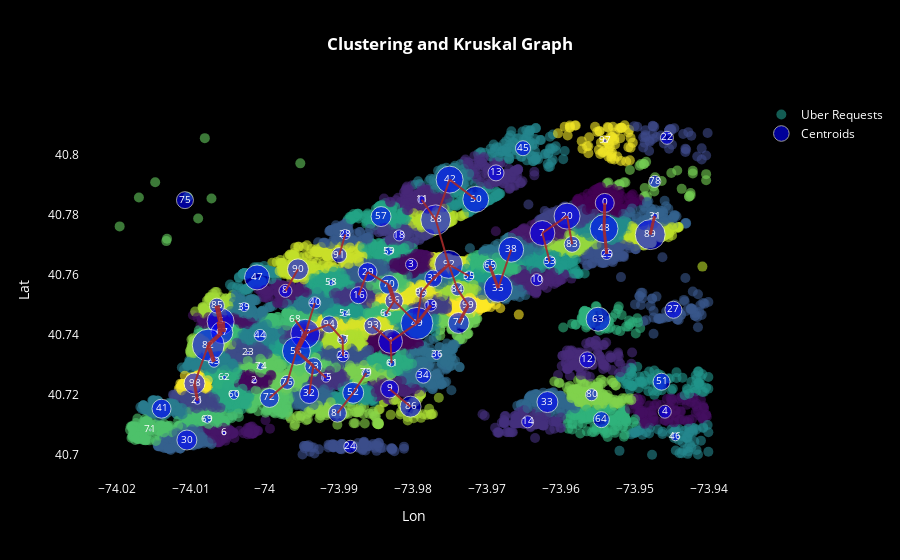

Notebook source saved alongside this figure:
### Markdown cell above
Finalmente, visualizamos los centros de los clusters indicando su importancia (por ejemplo incrementando su diámetro o cambiar su color en función del número de puntos que contiene) y sus enlaces indicando también su importancia (mediante su grosor o transparencia) producidos por la salida de Kruskal.

### Code cell
import plotly.graph_objects as go

# Crear un diccionario de etiquetas y centroides
labels_num = {str(int(v[0])): (v[1], v[2]) for k, v in data_grafo.iterrows()}

# Crear el scatter plot para los datos y los clusters
fig = go.Figure()

# Añadir los datos
fig.add_trace(go.Scatter(
    x=X.iloc[:, 0],
    y=X.iloc[:, 1],
    mode='markers',
    marker=dict(
        size=10,
        color=kmeans.labels_,
        colorscale='Viridis',
        opacity=0.6
    ),
    name='Uber Requests'
))

# Añadir los centroides
fig.add_trace(go.Scatter(
    x=kmeans.cluster_centers_[:, 0],
    y=kmeans.cluster_centers_[:, 1],
    mode='markers',
    marker=dict(
        size=np.array(0.1 * data_grafo['num_points']).astype(int),
        color='blue',
        opacity=0.6
    ),
    name='Centroids'
))

# Añadir las etiquetas de los centroides
for k in labels_num:
    fig.add_trace(go.Scatter(
        x=[labels_num[k][0]],
        y=[labels_num[k][1]],
        mode='text',
        text=k,
        textposition='middle center',
        textfont=dict(
            size=10,
            color='white'
        ),
        showlegend=False
    ))

# Añadir las líneas del grafo
for k, v in data_kruskal.iterrows():
    p1 = labels_num[str(int(v[0]))]
    p2 = labels_num[str(int(v[1]))]
    fig.add_trace(go.Scatter(
        x=[p1[0], p2[0]],
        y=[p1[1], p2[1]],
        mode='lines',
        line=dict(
            color='brown',
            width=int(abs(v[2] / 500))
        ),
        opacity=0.9,
        showlegend=False
    ))

# Configurar el layout del gráfico
fig.update_layout(
    title='<b>Clustering and Kruskal Graph</b>',
    title_x=0.5,
    xaxis_title='Lon',
    yaxis_title='Lat',
    plot_bgcolor='black',
    paper_bgcolor='black',
    font=dict(color='white'),
    xaxis=dict(showgrid=False),
    yaxis=dict(showgrid=False)
)

# Mostrar el gráfico
fig.show()

### Figure 1 — Plotly figure (JSON) as saved in the notebook; plotly's stock layout.template omitted (floating-point values rounded to 4 significant figures; data arrays with more than 128 entries replaced by an {"elided": "..."} marker saying what was removed)
{"data": [{"marker": {"color": {"elided": "16012 int values"}, "colorscale": [[0, "#440154"], [0.1111, "#482878"], [0.2222, "#3e4989"], [0.3333, "#31688e"], [0.4444, "#26828e"], [0.5556, "#1f9e89"], [0.6667, "#35b779"], [0.7778, "#6ece58"], [0.8889, "#b5de2b"], [1, "#fde725"]], "opacity": 0.6, "size": 10}, "mode": "markers", "name": "Uber Requests", "type": "scatter", "x": {"elided": "16012 float values"}, "y": {"elided": "16012 float values"}}, {"marker": {"color": "blue", "opacity": 0.6, "size": [19, 24, 5, 12, 13, 27, 4, 25, 13, 18, 12, 8, 16, 16, 12, 9, 17, 29, 11, 12, 26, 7, 13, 3, 13, 11, 12, 17, 10, 19, 20, 6, 19, 21, 15, 28, 9, 17, 25, 9, 12, 19, 27, 11, 12, 15, 8, 25, 28, 32, 26, 17, 21, 12, 6, 10, 28, 20, 6, 8, 9, 7, 4, 24, 16, 13, 6, 22, 0, 8, 19, 2, 19, 17, 7, 17, 14, 21, 12, 9, 12, 18, 32, 16, 13, 15, 21, 10, 30, 30, 21, 15, 28, 17, 17, 11, 18, 4, 21, 17]}, "mode": "markers", "name": "Centroids", "type": "scatter", "x": [-73.95, -73.98, -74.0, -73.98, -73.95, -74.01, -74.01, -73.96, -74.0, -73.98, -73.96, -73.98, -73.96, -73.97, -73.96, -73.99, -73.99, -73.99, -73.98, -73.98, -73.96, -74.01, -73.95, -74.0, -73.99, -73.95, -73.99, -73.94, -73.99, -73.99, -74.01, -73.95, -73.99, -73.96, -73.98, -73.97, -73.98, -73.98, -73.97, -74.0, -73.99, -74.01, -73.98, -74.01, -74.0, -73.97, -73.94, -74.0, -73.95, -73.98, -73.97, -73.95, -73.99, -73.96, -73.99, -73.97, -74.0, -73.98, -73.99, -73.98, -74.0, -73.98, -74.01, -73.95, -73.95, -73.97, -73.98, -74.01, -74.0, -74.01, -73.98, -74.02, -74.0, -73.99, -74.0, -74.01, -74.0, -73.97, -73.95, -73.99, -73.96, -73.99, -74.01, -73.96, -73.97, -74.01, -73.98, -73.99, -73.98, -73.95, -74.0, -73.99, -73.98, -73.99, -73.99, -73.98, -73.98, -73.95, -74.01, -73.97], "y": [40.78, 40.74, 40.72, 40.76, 40.71, 40.74, 40.71, 40.77, 40.75, 40.72, 40.76, 40.79, 40.73, 40.79, 40.71, 40.73, 40.75, 40.74, 40.77, 40.75, 40.78, 40.72, 40.81, 40.73, 40.7, 40.77, 40.73, 40.75, 40.77, 40.76, 40.71, 40.78, 40.72, 40.72, 40.73, 40.76, 40.73, 40.76, 40.77, 40.75, 40.75, 40.72, 40.79, 40.73, 40.74, 40.8, 40.71, 40.76, 40.78, 40.74, 40.79, 40.72, 40.72, 40.76, 40.75, 40.76, 40.73, 40.78, 40.76, 40.77, 40.72, 40.73, 40.73, 40.75, 40.71, 40.76, 40.75, 40.74, 40.75, 40.71, 40.76, 40.71, 40.72, 40.73, 40.73, 40.78, 40.72, 40.74, 40.79, 40.73, 40.72, 40.71, 40.74, 40.77, 40.76, 40.75, 40.72, 40.74, 40.78, 40.77, 40.76, 40.77, 40.76, 40.74, 40.74, 40.75, 40.75, 40.8, 40.72, 40.75]}, {"mode": "text", "showlegend": false, "text": "0", "textfont": {"color": "white", "size": 10}, "textposition": "middle center", "type": "scatter", "x": [-73.95], "y": [40.78]}, {"mode": "text", "showlegend": false, "text": "1", "textfont": {"color": "white", "size": 10}, "textposition": "middle center", "type": "scatter", "x": [-73.98], "y": [40.74]}, {"mode": "text", "showlegend": false, "text": "2", "textfont": {"color": "white", "size": 10}, "textposition": "middle center", "type": "scatter", "x": [-74.0], "y": [40.72]}, {"mode": "text", "showlegend": false, "text": "3", "textfont": {"color": "white", "size": 10}, "textposition": "middle center", "type": "scatter", "x": [-73.98], "y": [40.76]}, {"mode": "text", "showlegend": false, "text": "4", "textfont": {"color": "white", "size": 10}, "textposition": "middle center", "type": "scatter", "x": [-73.95], "y": [40.71]}, {"mode": "text", "showlegend": false, "text": "5", "textfont": {"color": "white", "size": 10}, "textposition": "middle center", "type": "scatter", "x": [-74.01], "y": [40.74]}, {"mode": "text", "showlegend": false, "text": "6", "textfont": {"color": "white", "size": 10}, "textposition": "middle center", "type": "scatter", "x": [-74.01], "y": [40.71]}, {"mode": "text", "showlegend": false, "text": "7", "textfont": {"color": "white", "size": 10}, "textposition": "middle center", "type": "scatter", "x": [-73.96], "y": [40.77]}, {"mode": "text", "showlegend": false, "text": "8", "textfont": {"color": "white", "size": 10}, "textposition": "middle center", "type": "scatter", "x": [-74.0], "y": [40.75]}, {"mode": "text", "showlegend": false, "text": "9", "textfont": {"color": "white", "size": 10}, "textposition": "middle center", "type": "scatter", "x": [-73.98], "y": [40.72]}, {"mode": "text", "showlegend": false, "text": "10", "textfont": {"color": "white", "size": 10}, "textposition": "middle center", "type": "scatter", "x": [-73.96], "y": [40.76]}, {"mode": "text", "showlegend": false, "text": "11", "textfont": {"color": "white", "size": 10}, "textposition": "middle center", "type": "scatter", "x": [-73.98], "y": [40.79]}, {"mode": "text", "showlegend": false, "text": "12", "textfont": {"color": "white", "size": 10}, "textposition": "middle center", "type": "scatter", "x": [-73.96], "y": [40.73]}, {"mode": "text", "showlegend": false, "text": "13", "textfont": {"color": "white", "size": 10}, "textposition": "middle center", "type": "scatter", "x": [-73.97], "y": [40.79]}, {"mode": "text", "showlegend": false, "text": "14", "textfont": {"color": "white", "size": 10}, "textposition": "middle center", "type": "scatter", "x": [-73.96], "y": [40.71]}, {"mode": "text", "showlegend": false, "text": "15", "textfont": {"color": "white", "size": 10}, "textposition": "middle center", "type": "scatter", "x": [-73.99], "y": [40.73]}, {"mode": "text", "showlegend": false, "text": "16", "textfont": {"color": "white", "size": 10}, "textposition": "middle center", "type": "scatter", "x": [-73.99], "y": [40.75]}, {"mode": "text", "showlegend": false, "text": "17", "textfont": {"color": "white", "size": 10}, "textposition": "middle center", "type": "scatter", "x": [-73.99], "y": [40.74]}, {"mode": "text", "showlegend": false, "text": "18", "textfont": {"color": "white", "size": 10}, "textposition": "middle center", "type": "scatter", "x": [-73.98], "y": [40.77]}, {"mode": "text", "showlegend": false, "text": "19", "textfont": {"color": "white", "size": 10}, "textposition": "middle center", "type": "scatter", "x": [-73.98], "y": [40.75]}, {"mode": "text", "showlegend": false, "text": "20", "textfont": {"color": "white", "size": 10}, "textposition": "middle center", "type": "scatter", "x": [-73.96], "y": [40.78]}, {"mode": "text", "showlegend": false, "text": "21", "textfont": {"color": "white", "size": 10}, "textposition": "middle center", "type": "scatter", "x": [-74.01], "y": [40.72]}, {"mode": "text", "showlegend": false, "text": "22", "textfont": {"color": "white", "size": 10}, "textposition": "middle center", "type": "scatter", "x": [-73.95], "y": [40.81]}, {"mode": "text", "showlegend": false, "text": "23", "textfont": {"color": "white", "size": 10}, "textposition": "middle center", "type": "scatter", "x": [-74.0], "y": [40.73]}, {"mode": "text", "showlegend": false, "text": "24", "textfont": {"color": "white", "size": 10}, "textposition": "middle center", "type": "scatter", "x": [-73.99], "y": [40.7]}, {"mode": "text", "showlegend": false, "text": "25", "textfont": {"color": "white", "size": 10}, "textposition": "middle center", "type": "scatter", "x": [-73.95], "y": [40.77]}, {"mode": "text", "showlegend": false, "text": "26", "textfont": {"color": "white", "size": 10}, "textposition": "middle center", "type": "scatter", "x": [-73.99], "y": [40.73]}, {"mode": "text", "showlegend": false, "text": "27", "textfont": {"color": "white", "size": 10}, "textposition": "middle center", "type": "scatter", "x": [-73.94], "y": [40.75]}, {"mode": "text", "showlegend": false, "text": "28", "textfont": {"color": "white", "size": 10}, "textposition": "middle center", "type": "scatter", "x": [-73.99], "y": [40.77]}, {"mode": "text", "showlegend": false, "text": "29", "textfont": {"color": "white", "size": 10}, "textposition": "middle center", "type": "scatter", "x": [-73.99], "y": [40.76]}, {"mode": "text", "showlegend": false, "text": "30", "textfont": {"color": "white", "size": 10}, "textposition": "middle center", "type": "scatter", "x": [-74.01], "y": [40.71]}, {"mode": "text", "showlegend": false, "text": "31", "textfont": {"color": "white", "size": 10}, "textposition": "middle center", "type": "scatter", "x": [-73.95], "y": [40.78]}, {"mode": "text", "showlegend": false, "text": "32", "textfont": {"color": "white", "size": 10}, "textposition": "middle center", "type": "scatter", "x": [-73.99], "y": [40.72]}, {"mode": "text", "showlegend": false, "text": "33", "textfont": {"color": "white", "size": 10}, "textposition": "middle center", "type": "scatter", "x": [-73.96], "y": [40.72]}, {"mode": "text", "showlegend": false, "text": "34", "textfont": {"color": "white", "size": 10}, "textposition": "middle center", "type": "scatter", "x": [-73.98], "y": [40.73]}, {"mode": "text", "showlegend": false, "text": "35", "textfont": {"color": "white", "size": 10}, "textposition": "middle center", "type": "scatter", "x": [-73.97], "y": [40.76]}, {"mode": "text", "showlegend": false, "text": "36", "textfont": {"color": "white", "size": 10}, "textposition": "middle center", "type": "scatter", "x": [-73.98], "y": [40.73]}, {"mode": "text", "showlegend": false, "text": "37", "textfont": {"color": "white", "size": 10}, "textposition": "middle center", "type": "scatter", "x": [-73.98], "y": [40.76]}, {"mode": "text", "showlegend": false, "text": "38", "textfont": {"color": "white", "size": 10}, "textposition": "middle center", "type": "scatter", "x": [-73.97], "y": [40.77]}, {"mode": "text", "showlegend": false, "text": "39", "textfont": {"color": "white", "size": 10}, "textposition": "middle center", "type": "scatter", "x": [-74.0], "y": [40.75]}, {"mode": "text", "showlegend": false, "text": "40", "textfont": {"color": "white", "size": 10}, "textposition": "middle center", "type": "scatter", "x": [-73.99], "y": [40.75]}, {"mode": "text", "showlegend": false, "text": "41", "textfont": {"color": "white", "size": 10}, "textposition": "middle center", "type": "scatter", "x": [-74.01], "y": [40.72]}, {"mode": "text", "showlegend": false, "text": "42", "textfont": {"color": "white", "size": 10}, "textposition": "middle center", "type": "scatter", "x": [-73.98], "y": [40.79]}, {"mode": "text", "showlegend": false, "text": "43", "textfont": {"color": "white", "size": 10}, "textposition": "middle center", "type": "scatter", "x": [-74.01], "y": [40.73]}, {"mode": "text", "showlegend": false, "text": "44", "textfont": {"color": "white", "size": 10}, "textposition": "middle center", "type": "scatter", "x": [-74.0], "y": [40.74]}, {"mode": "text", "showlegend": false, "text": "45", "textfont": {"color": "white", "size": 10}, "textposition": "middle center", "type": "scatter", "x": [-73.97], "y": [40.8]}, {"mode": "text", "showlegend": false, "text": "46", "textfont": {"color": "white", "size": 10}, "textposition": "middle center", "type": "scatter", "x": [-73.94], "y": [40.71]}, {"mode": "text", "showlegend": false, "text": "47", "textfont": {"color": "white", "size": 10}, "textposition": "middle center", "type": "scatter", "x": [-74.0], "y": [40.76]}, {"mode": "text", "showlegend": false, "text": "48", "textfont": {"color": "white", "size": 10}, "textposition": "middle center", "type": "scatter", "x": [-73.95], "y": [40.78]}, {"mode": "text", "showlegend": false, "text": "49", "textfont": {"color": "white", "size": 10}, "textposition": "middle center", "type": "scatter", "x": [-73.98], "y": [40.74]}, {"mode": "text", "showlegend": false, "text": "50", "textfont": {"color": "white", "size": 10}, "textposition": "middle center", "type": "scatter", "x": [-73.97], "y": [40.79]}, {"mode": "text", "showlegend": false, "text": "51", "textfont": {"color": "white", "size": 10}, "textposition": "middle center", "type": "scatter", "x": [-73.95], "y": [40.72]}, {"mode": "text", "showlegend": false, "text": "52", "textfont": {"color": "white", "size": 10}, "textposition": "middle center", "type": "scatter", "x": [-73.99], "y": [40.72]}, {"mode": "text", "showlegend": false, "text": "53", "textfont": {"color": "white", "size": 10}, "textposition": "middle center", "type": "scatter", "x": [-73.96], "y": [40.76]}, {"mode": "text", "showlegend": false, "text": "54", "textfont": {"color": "white", "size": 10}, "textposition": "middle center", "type": "scatter", "x": [-73.99], "y": [40.75]}, {"mode": "text", "showlegend": false, "text": "55", "textfont": {"color": "white", "size": 10}, "textposition": "middle center", "type": "scatter", "x": [-73.97], "y": [40.76]}, {"mode": "text", "showlegend": false, "text": "56", "textfont": {"color": "white", "size": 10}, "textposition": "middle center", "type": "scatter", "x": [-74.0], "y": [40.73]}, {"mode": "text", "showlegend": false, "text": "57", "textfont": {"color": "white", "size": 10}, "textposition": "middle center", "type": "scatter", "x": [-73.98], "y": [40.78]}, {"mode": "text", "showlegend": false, "text": "58", "textfont": {"color": "white", "size": 10}, "textposition": "middle center", "type": "scatter", "x": [-73.99], "y": [40.76]}, {"mode": "text", "showlegend": false, "text": "59", "textfont": {"color": "white", "size": 10}, "textposition": "middle center", "type": "scatter", "x": [-73.98], "y": [40.77]}, {"mode": "text", "showlegend": false, "text": "60", "textfont": {"color": "white", "size": 10}, "textposition": "middle center", "type": "scatter", "x": [-74.0], "y": [40.72]}, {"mode": "text", "showlegend": false, "text": "61", "textfont": {"color": "white", "size": 10}, "textposition": "middle center", "type": "scatter", "x": [-73.98], "y": [40.73]}, {"mode": "text", "showlegend": false, "text": "62", "textfont": {"color": "white", "size": 10}, "textposition": "middle center", "type": "scatter", "x": [-74.01], "y": [40.73]}, {"mode": "text", "showlegend": false, "text": "63", "textfont": {"color": "white", "size": 10}, "textposition": "middle center", "type": "scatter", "x": [-73.95], "y": [40.75]}, {"mode": "text", "showlegend": false, "text": "64", "textfont": {"color": "white", "size": 10}, "textposition": "middle center", "type": "scatter", "x": [-73.95], "y": [40.71]}, {"mode": "text", "showlegend": false, "text": "65", "textfont": {"color": "white", "size": 10}, "textposition": "middle center", "type": "scatter", "x": [-73.97], "y": [40.76]}, {"mode": "text", "showlegend": false, "text": "66", "textfont": {"color": "white", "size": 10}, "textposition": "middle center", "type": "scatter", "x": [-73.98], "y": [40.75]}, {"mode": "text", "showlegend": false, "text": "67", "textfont": {"color": "white", "size": 10}, "textposition": "middle center", "type": "scatter", "x": [-74.01], "y": [40.74]}, {"mode": "text", "showlegend": false, "text": "68", "textfont": {"color": "white", "size": 10}, "textposition": "middle center", "type": "scatter", "x": [-74.0], "y": [40.75]}, {"mode": "text", "showlegend": false, "text": "69", "textfont": {"color": "white", "size": 10}, "textposition": "middle center", "type": "scatter", "x": [-74.01], "y": [40.71]}, {"mode": "text", "showlegend": false, "text": "70", "textfont": {"color": "white", "size": 10}, "textposition": "middle center", "type": "scatter", "x": [-73.98], "y": [40.76]}, {"mode": "text", "showlegend": false, "text": "71", "textfont": {"color": "white", "size": 10}, "textposition": "middle center", "type": "scatter", "x": [-74.02], "y": [40.71]}, {"mode": "text", "showlegend": false, "text": "72", "textfont": {"color": "white", "size": 10}, "textposition": "middle center", "type": "scatter", "x": [-74.0], "y": [40.72]}, {"mode": "text", "showlegend": false, "text": "73", "textfont": {"color": "white", "size": 10}, "textposition": "middle center", "type": "scatter", "x": [-73.99], "y": [40.73]}, {"mode": "text", "showlegend": false, "text": "74", "textfont": {"color": "white", "size": 10}, "textposition": "middle center", "type": "scatter", "x": [-74.0], "y": [40.73]}, {"mode": "text", "showlegend": false, "text": "75", "textfont": {"color": "white", "size": 10}, "textposition": "middle center", "type": "scatter", "x": [-74.01], "y": [40.78]}, {"mode": "text", "showlegend": false, "text": "76", "textfont": {"color": "white", "size": 10}, "textposition": "middle center", "type": "scatter", "x": [-74.0], "y": [40.72]}, {"mode": "text", "showlegend": false, "text": "77", "textfont": {"color": "white", "size": 10}, "textposition": "middle center", "type": "scatter", "x": [-73.97], "y": [40.74]}, {"mode": "text", "showlegend": false, "text": "78", "textfont": {"color": "white", "size": 10}, "textposition": "middle center", "type": "scatter", "x": [-73.95], "y": [40.79]}, {"mode": "text", "showlegend": false, "text": "79", "textfont": {"color": "white", "size": 10}, "textposition": "middle center", "type": "scatter", "x": [-73.99], "y": [40.73]}, {"mode": "text", "showlegend": false, "text": "80", "textfont": {"color": "white", "size": 10}, "textposition": "middle center", "type": "scatter", "x": [-73.96], "y": [40.72]}, {"mode": "text", "showlegend": false, "text": "81", "textfont": {"color": "white", "size": 10}, "textposition": "middle center", "type": "scatter", "x": [-73.99], "y": [40.71]}, {"mode": "text", "showlegend": false, "text": "82", "textfont": {"color": "white", "size": 10}, "textposition": "middle center", "type": "scatter", "x": [-74.01], "y": [40.74]}, {"mode": "text", "showlegend": false, "text": "83", "textfont": {"color": "white", "size": 10}, "textposition": "middle center", "type": "scatter", "x": [-73.96], "y": [40.77]}, {"mode": "text", "showlegend": false, "text": "84", "textfont": {"color": "white", "size": 10}, "textposition": "middle center", "type": "scatter", "x": [-73.97], "y": [40.76]}, {"mode": "text", "showlegend": false, "text": "85", "textfont": {"color": "white", "size": 10}, "textposition": "middle center", "type": "scatter", "x": [-74.01], "y": [40.75]}, {"mode": "text", "showlegend": false, "text": "86", "textfont": {"color": "white", "size": 10}, "textposition": "middle center", "type": "scatter", "x": [-73.98], "y": [40.72]}, {"mode": "text", "showlegend": false, "text": "87", "textfont": {"color": "white", "size": 10}, "textposition": "middle center", "type": "scatter", "x": [-73.99], "y": [40.74]}, {"mode": "text", "showlegend": false, "text": "88", "textfont": {"color": "white", "size": 10}, "textposition": "middle center", "type": "scatter", "x": [-73.98], "y": [40.78]}, {"mode": "text", "showlegend": false, "text": "89", "textfont": {"color": "white", "size": 10}, "textposition": "middle center", "type": "scatter", "x": [-73.95], "y": [40.77]}, {"mode": "text", "showlegend": false, "text": "90", "textfont": {"color": "white", "size": 10}, "textposition": "middle center", "type": "scatter", "x": [-74.0], "y": [40.76]}, {"mode": "text", "showlegend": false, "text": "91", "textfont": {"color": "white", "size": 10}, "textposition": "middle center", "type": "scatter", "x": [-73.99], "y": [40.77]}, {"mode": "text", "showlegend": false, "text": "92", "textfont": {"color": "white", "size": 10}, "textposition": "middle center", "type": "scatter", "x": [-73.98], "y": [40.76]}, {"mode": "text", "showlegend": false, "text": "93", "textfont": {"color": "white", "size": 10}, "textposition": "middle center", "type": "scatter", "x": [-73.99], "y": [40.74]}, {"mode": "text", "showlegend": false, "text": "94", "textfont": {"color": "white", "size": 10}, "textposition": "middle center", "type": "scatter", "x": [-73.99], "y": [40.74]}, {"mode": "text", "showlegend": false, "text": "95", "textfont": {"color": "white", "size": 10}, "textposition": "middle center", "type": "scatter", "x": [-73.98], "y": [40.75]}, {"mode": "text", "showlegend": false, "text": "96", "textfont": {"color": "white", "size": 10}, "textposition": "middle center", "type": "scatter", "x": [-73.98], "y": [40.75]}, {"mode": "text", "showlegend": false, "text": "97", "textfont": {"color": "white", "size": 10}, "textposition": "middle center", "type": "scatter", "x": [-73.95], "y": [40.8]}, {"mode": "text", "showlegend": false, "text": "98", "textfont": {"color": "white", "size": 10}, "textposition": "middle center", "type": "scatter", "x": [-74.01], "y": [40.72]}, {"mode": "text", "showlegend": false, "text": "99", "textfont": {"color": "white", "size": 10}, "textposition": "middle center", "type": "scatter", "x": [-73.97], "y": [40.75]}, {"line": {"color": "brown", "width": 8}, "mode": "lines", "opacity": 0.9, "showlegend": false, "type": "scatter", "x": [-74.01, -74.01], "y": [40.74, 40.74]}, {"line": {"color": "brown", "width": 5}, "mode": "lines", "opacity": 0.9, "showlegend": false, "type": "scatter", "x": [-73.99, -74.0], "y": [40.74, 40.73]}, {"line": {"color": "brown", "width": 5}, "mode": "lines", "opacity": 0.9, "showlegend": false, "type": "scatter", "x": [-74.01, -74.01], "y": [40.74, 40.75]}, {"line": {"color": "brown", "width": 4}, "mode": "lines", "opacity": 0.9, "showlegend": false, "type": "scatter", "x": [-74.01, -74.01], "y": [40.73, 40.74]}, {"line": {"color": "brown", "width": 4}, "mode": "lines", "opacity": 0.9, "showlegend": false, "type": "scatter", "x": [-74.01, -74.01], "y": [40.74, 40.74]}, {"line": {"color": "brown", "width": 4}, "mode": "lines", "opacity": 0.9, "showlegend": false, "type": "scatter", "x": [-73.98, -73.98], "y": [40.76, 40.75]}, {"line": {"color": "brown", "width": 3}, "mode": "lines", "opacity": 0.9, "showlegend": false, "type": "scatter", "x": [-73.95, -73.95], "y": [40.78, 40.78]}, {"line": {"color": "brown", "width": 3}, "mode": "lines", "opacity": 0.9, "showlegend": false, "type": "scatter", "x": [-73.95, -73.95], "y": [40.78, 40.77]}, {"line": {"color": "brown", "width": 3}, "mode": "lines", "opacity": 0.9, "showlegend": false, "type": "scatter", "x": [-73.97, -73.97], "y": [40.74, 40.75]}, {"line": {"color": "brown", "width": 3}, "mode": "lines", "opacity": 0.9, "showlegend": false, "type": "scatter", "x": [-73.98, -73.98], "y": [40.76, 40.76]}, {"line": {"color": "brown", "width": 3}, "mode": "lines", "opacity": 0.9, "showlegend": false, "type": "scatter", "x": [-73.98, -73.98], "y": [40.75, 40.74]}, {"line": {"color": "brown", "width": 3}, "mode": "lines", "opacity": 0.9, "showlegend": false, "type": "scatter", "x": [-73.97, -73.97], "y": [40.76, 40.76]}, {"line": {"color": "brown", "width": 3}, "mode": "lines", "opacity": 0.9, "showlegend": false, "type": "scatter", "x": [-74.01, -74.01], "y": [40.72, 40.72]}, {"line": {"color": "brown", "width": 3}, "mode": "lines", "opacity": 0.9, "showlegend": false, "type": "scatter", "x": [-74.0, -73.99], "y": [40.73, 40.73]}, {"line": {"color": "brown", "width": 3}, "mode": "lines", "opacity": 0.9, "showlegend": false, "type": "scatter", "x": [-73.95, -73.95], "y": [40.77, 40.78]}, {"line": {"color": "brown", "width": 2}, "mode": "lines", "opacity": 0.9, "showlegend": false, "type": "scatter", "x": [-73.99, -74.0], "y": [40.74, 40.75]}, {"line": {"color": "brown", "width": 2}, "mode": "lines", "opacity": 0.9, "showlegend": false, "type": "scatter", "x": [-73.97, -73.98], "y": [40.76, 40.76]}, {"line": {"color": "brown", "width": 2}, "mode": "lines", "opacity": 0.9, "showlegend": false, "type": "scatter", "x": [-73.96, -73.96], "y": [40.78, 40.77]}, {"line": {"color": "brown", "width": 2}, "mode": "lines", "opacity": 0.9, "showlegend": false, "type": "scatter", "x": [-73.99, -73.99], "y": [40.73, 40.74]}, {"line": {"color": "brown", "width": 2}, "mode": "lines", "opacity": 0.9, "showlegend": false, "type": "scatter", "x": [-73.98, -73.98], "y": [40.74, 40.73]}, {"line": {"color": "brown", "width": 2}, "mode": "lines", "opacity": 0.9, "showlegend": false, "type": "scatter", "x": [-73.98, -73.98], "y": [40.75, 40.75]}, {"line": {"color": "brown", "width": 2}, "mode": "lines", "opacity": 0.9, "showlegend": false, "type": "scatter", "x": [-73.99, -73.99], "y": [40.75, 40.76]}, {"line": {"color": "brown", "width": 2}, "mode": "lines", "opacity": 0.9, "showlegend": false, "type": "scatter", "x": [-73.98, -73.99], "y": [40.74, 40.74]}, {"line": {"color": "brown", "width": 2}, "mode": "lines", "opacity": 0.9, "showlegend": false, "type": "scatter", "x": [-73.98, -73.98], "y": [40.74, 40.75]}, {"line": {"color": "brown", "width": 2}, "mode": "lines", "opacity": 0.9, "showlegend": false, "type": "scatter", "x": [-73.98, -73.98], "y": [40.79, 40.78]}, {"line": {"color": "brown", "width": 2}, "mode": "lines", "opacity": 0.9, "showlegend": false, "type": "scatter", "x": [-73.97, -73.97], "y": [40.76, 40.75]}, {"line": {"color": "brown", "width": 2}, "mode": "lines", "opacity": 0.9, "showlegend": false, "type": "scatter", "x": [-73.99, -73.99], "y": [40.72, 40.73]}, {"line": {"color": "brown", "width": 2}, "mode": "lines", "opacity": 0.9, "showlegend": false, "type": "scatter", "x": [-73.98, -73.98], "y": [40.74, 40.74]}, {"line": {"color": "brown", "width": 2}, "mode": "lines", "opacity": 0.9, "showlegend": false, "type": "scatter", "x": [-73.96, -73.96], "y": [40.77, 40.78]}, {"line": {"color": "brown", "width": 2}, "mode": "lines", "opacity": 0.9, "showlegend": false, "type": "scatter", "x": [-73.99, -73.99], "y": [40.74, 40.74]}, {"line": {"color": "brown", "width": 2}, "mode": "lines", "opacity": 0.9, "showlegend": false, "type": "scatter", "x": [-73.99, -73.99], "y": [40.72, 40.71]}, {"line": {"color": "brown", "width": 2}, "mode": "lines", "opacity": 0.9, "showlegend": false, "type": "scatter", "x": [-73.98, -73.98], "y": [40.79, 40.78]}, {"line": {"color": "brown", "width": 2}, "mode": "lines", "opacity": 0.9, "showlegend": false, "type": "scatter", "x": [-73.97, -73.97], "y": [40.76, 40.77]}, {"line": {"color": "brown", "width": 2}, "mode": "lines", "opacity": 0.9, "showlegend": false, "type": "scatter", "x": [-73.99, -73.99], "y": [40.73, 40.73]}, {"line": {"color": "brown", "width": 2}, "mode": "lines", "opacity": 0.9, "showlegend": false, "type": "scatter", "x": [-73.99, -73.99], "y": [40.74, 40.75]}, {"line": {"color": "brown", "width": 2}, "mode": "lines", "opacity": 0.9, "showlegend": false, "type": "scatter", "x": [-73.98, -73.98], "y": [40.76, 40.75]}, {"line": {"color": "brown", "width": 2}, "mode": "lines", "opacity": 0.9, "showlegend": false, "type": "scatter", "x": [-73.96, -73.96], "y": [40.77, 40.76]}, {"line": {"color": "brown", "width": 2}, "mode": "lines", "opacity": 0.9, "showlegend": false, "type": "scatter", "x": [-73.98, -73.97], "y": [40.79, 40.79]}, {"line": {"color": "brown", "width": 2}, "mode": "lines", "opacity": 0.9, "showlegend": false, "type": "scatter", "x": [-73.98, -73.98], "y": [40.74, 40.75]}, {"line": {"color": "brown", "width": 2}, "mode": "lines", "opacity": 0.9, "showlegend": false, "type": "scatter", "x": [-74.0, -74.0], "y": [40.73, 40.72]}, {"line": {"color": "brown", "width": 2}, "mode": "lines", "opacity": 0.9, "showlegend": false, "type": "scatter", "x": [-74.01, -74.01], "y": [40.74, 40.72]}, {"line": {"color": "brown", "width": 2}, "mode": "lines", "opacity": 0.9, "showlegend": false, "type": "scatter", "x": [-74.0, -74.0], "y": [40.75, 40.76]}, {"line": {"color": "brown", "width": 2}, "mode": "lines", "opacity": 0.9, "showlegend": false, "type": "scatter", "x": [-73.97, -73.98], "y": [40.76, 40.76]}, {"line": {"color": "brown", "width": 2}, "mode": "lines", "opacity": 0.9, "showlegend": false, "type": "scatter", "x": [-73.98, -73.98], "y": [40.78, 40.76]}, {"line": {"color": "brown", "width": 2}, "mode": "lines", "opacity": 0.9, "showlegend": false, "type": "scatter", "x": [-73.99, -73.99], "y": [40.77, 40.77]}, {"line": {"color": "brown", "width": 2}, "mode": "lines", "opacity": 0.9, "showlegend": false, "type": "scatter", "x": [-73.99, -73.98], "y": [40.76, 40.76]}, {"line": {"color": "brown", "width": 2}, "mode": "lines", "opacity": 0.9, "showlegend": false, "type": "scatter", "x": [-73.98, -73.98], "y": [40.72, 40.72]}, {"line": {"color": "brown", "width": 2}, "mode": "lines", "opacity": 0.9, "showlegend": false, "type": "scatter", "x": [-73.99, -73.99], "y": [40.74, 40.74]}, {"line": {"color": "brown", "width": 2}, "mode": "lines", "opacity": 0.9, "showlegend": false, "type": "scatter", "x": [-73.99, -73.99], "y": [40.72, 40.73]}, {"line": {"color": "brown", "width": 2}, "mode": "lines", "opacity": 0.9, "showlegend": false, "type": "scatter", "x": [-74.0, -74.0], "y": [40.72, 40.72]}], "layout": {"font": {"color": "white"}, "paper_bgcolor": "black", "plot_bgcolor": "black", "title": {"text": "<b>Clustering and Kruskal Graph</b>", "x": 0.5}, "xaxis": {"showgrid": false, "title": {"text": "Lon"}}, "yaxis": {"showgrid": false, "title": {"text": "Lat"}}}}
